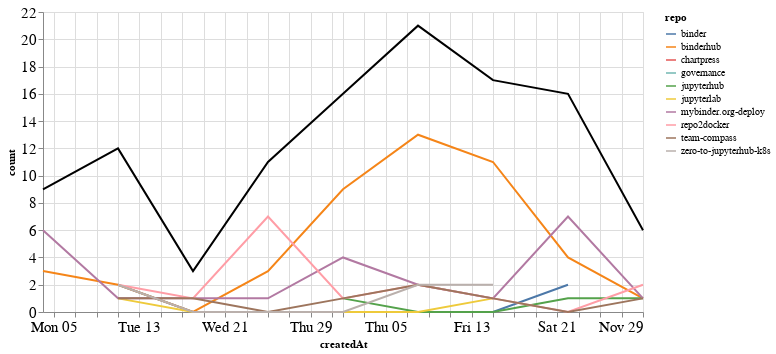

Notebook code for this chart:
### Markdown cell above
## Comments

### Code cell
comments_time = comments.groupby('repo').resample('W', on='createdAt').count()['author'].reset_index()
comments_time = comments_time.rename(columns={'author': 'count'})
comments_time_total = comments_time.groupby('createdAt').agg({"count": "sum"}).reset_index()
ch1 = alt.Chart(comments_time, width=600).mark_line().encode(
    x='createdAt',
    y='count',
    color='repo',
    tooltip="repo"
)

ch2 = alt.Chart(comments_time_total, width=600).mark_line(color="black").encode(
    x='createdAt',
    y='count',
)

ch1 + ch2

### Figure 1 — Vega-Lite specification as saved in the notebook (floating-point values rounded to 4 significant figures)
{"config": {"axisLeft": {"labelFontSize": 15}, "axisBottom": {"labelFontSize": 15}}, "layer": [{"data": {"name": "data-3b0b7b31ea6a6e51a29cb63090fafe70"}, "mark": "line", "encoding": {"color": {"type": "nominal", "field": "repo"}, "tooltip": {"type": "nominal", "field": "repo"}, "x": {"type": "temporal", "field": "createdAt"}, "y": {"type": "quantitative", "field": "count"}}, "width": 600}, {"data": {"name": "data-fe56bfb767a9329015b591eaf5ec19b0"}, "mark": {"type": "line", "color": "black"}, "encoding": {"x": {"type": "temporal", "field": "createdAt"}, "y": {"type": "quantitative", "field": "count"}}, "width": 600}], "$schema": "https://vega.github.io/schema/vega-lite/v4.8.1.json", "datasets": {"data-3b0b7b31ea6a6e51a29cb63090fafe70": [{"repo": "binder", "createdAt": "2020-10-11T00:00:00", "count": 2}, {"repo": "binder", "createdAt": "2020-10-18T00:00:00", "count": 0}, {"repo": "binder", "createdAt": "2020-10-25T00:00:00", "count": 0}, {"repo": "binder", "createdAt": "2020-11-01T00:00:00", "count": 0}, {"repo": "binder", "createdAt": "2020-11-08T00:00:00", "count": 0}, {"repo": "binder", "createdAt": "2020-11-15T00:00:00", "count": 0}, {"repo": "binder", "createdAt": "2020-11-22T00:00:00", "count": 2}, {"repo": "binderhub", "createdAt": "2020-10-04T00:00:00", "count": 3}, {"repo": "binderhub", "createdAt": "2020-10-11T00:00:00", "count": 2}, {"repo": "binderhub", "createdAt": "2020-10-18T00:00:00", "count": 0}, {"repo": "binderhub", "createdAt": "2020-10-25T00:00:00", "count": 3}, {"repo": "binderhub", "createdAt": "2020-11-01T00:00:00", "count": 9}, {"repo": "binderhub", "createdAt": "2020-11-08T00:00:00", "count": 13}, {"repo": "binderhub", "createdAt": "2020-11-15T00:00:00", "count": 11}, {"repo": "binderhub", "createdAt": "2020-11-22T00:00:00", "count": 4}, {"repo": "binderhub", "createdAt": "2020-11-29T00:00:00", "count": 1}, {"repo": "chartpress", "createdAt": "2020-11-22T00:00:00", "count": 2}, {"repo": "governance", "createdAt": "2020-10-11T00:00:00", "count": 1}, {"repo": "jupyterhub", "createdAt": "2020-11-01T00:00:00", "count": 1}, {"repo": "jupyterhub", "createdAt": "2020-11-08T00:00:00", "count": 0}, {"repo": "jupyterhub", "createdAt": "2020-11-15T00:00:00", "count": 0}, {"repo": "jupyterhub", "createdAt": "2020-11-22T00:00:00", "count": 1}, {"repo": "jupyterhub", "createdAt": "2020-11-29T00:00:00", "count": 1}, {"repo": "jupyterlab", "createdAt": "2020-10-11T00:00:00", "count": 1}, {"repo": "jupyterlab", "createdAt": "2020-10-18T00:00:00", "count": 0}, {"repo": "jupyterlab", "createdAt": "2020-10-25T00:00:00", "count": 0}, {"repo": "jupyterlab", "createdAt": "2020-11-01T00:00:00", "count": 0}, {"repo": "jupyterlab", "createdAt": "2020-11-08T00:00:00", "count": 0}, {"repo": "jupyterlab", "createdAt": "2020-11-15T00:00:00", "count": 1}, {"repo": "mybinder.org-deploy", "createdAt": "2020-10-04T00:00:00", "count": 6}, {"repo": "mybinder.org-deploy", "createdAt": "2020-10-11T00:00:00", "count": 1}, {"repo": "mybinder.org-deploy", "createdAt": "2020-10-18T00:00:00", "count": 1}, {"repo": "mybinder.org-deploy", "createdAt": "2020-10-25T00:00:00", "count": 1}, {"repo": "mybinder.org-deploy", "createdAt": "2020-11-01T00:00:00", "count": 4}, {"repo": "mybinder.org-deploy", "createdAt": "2020-11-08T00:00:00", "count": 2}, {"repo": "mybinder.org-deploy", "createdAt": "2020-11-15T00:00:00", "count": 1}, {"repo": "mybinder.org-deploy", "createdAt": "2020-11-22T00:00:00", "count": 7}, {"repo": "mybinder.org-deploy", "createdAt": "2020-11-29T00:00:00", "count": 1}, {"repo": "repo2docker", "createdAt": "2020-10-11T00:00:00", "count": 2}, {"repo": "repo2docker", "createdAt": "2020-10-18T00:00:00", "count": 1}, {"repo": "repo2docker", "createdAt": "2020-10-25T00:00:00", "count": 7}, {"repo": "repo2docker", "createdAt": "2020-11-01T00:00:00", "count": 1}, {"repo": "repo2docker", "createdAt": "2020-11-08T00:00:00", "count": 2}, {"repo": "repo2docker", "createdAt": "2020-11-15T00:00:00", "count": 1}, {"repo": "repo2docker", "createdAt": "2020-11-22T00:00:00", "count": 0}, {"repo": "repo2docker", "createdAt": "2020-11-29T00:00:00", "count": 2}, {"repo": "team-compass", "createdAt": "2020-10-11T00:00:00", "count": 1}, {"repo": "team-compass", "createdAt": "2020-10-18T00:00:00", "count": 1}, {"repo": "team-compass", "createdAt": "2020-10-25T00:00:00", "count": 0}, {"repo": "team-compass", "createdAt": "2020-11-01T00:00:00", "count": 1}, {"repo": "team-compass", "createdAt": "2020-11-08T00:00:00", "count": 2}, {"repo": "team-compass", "createdAt": "2020-11-15T00:00:00", "count": 1}, {"repo": "team-compass", "createdAt": "2020-11-22T00:00:00", "count": 0}, {"repo": "team-compass", "createdAt": "2020-11-29T00:00:00", "count": 1}, {"repo": "zero-to-jupyterhub-k8s", "createdAt": "2020-10-11T00:00:00", "count": 2}, {"repo": "zero-to-jupyterhub-k8s", "createdAt": "2020-10-18T00:00:00", "count": 0}, {"repo": "zero-to-jupyterhub-k8s", "createdAt": "2020-10-25T00:00:00", "count": 0}, {"repo": "zero-to-jupyterhub-k8s", "createdAt": "2020-11-01T00:00:00", "count": 0}, {"repo": "zero-to-jupyterhub-k8s", "createdAt": "2020-11-08T00:00:00", "count": 2}, {"repo": "zero-to-jupyterhub-k8s", "createdAt": "2020-11-15T00:00:00", "count": 2}], "data-fe56bfb767a9329015b591eaf5ec19b0": [{"createdAt": "2020-10-04T00:00:00", "count": 9}, {"createdAt": "2020-10-11T00:00:00", "count": 12}, {"createdAt": "2020-10-18T00:00:00", "count": 3}, {"createdAt": "2020-10-25T00:00:00", "count": 11}, {"createdAt": "2020-11-01T00:00:00", "count": 16}, {"createdAt": "2020-11-08T00:00:00", "count": 21}, {"createdAt": "2020-11-15T00:00:00", "count": 17}, {"createdAt": "2020-11-22T00:00:00", "count": 16}, {"createdAt": "2020-11-29T00:00:00", "count": 6}]}}
